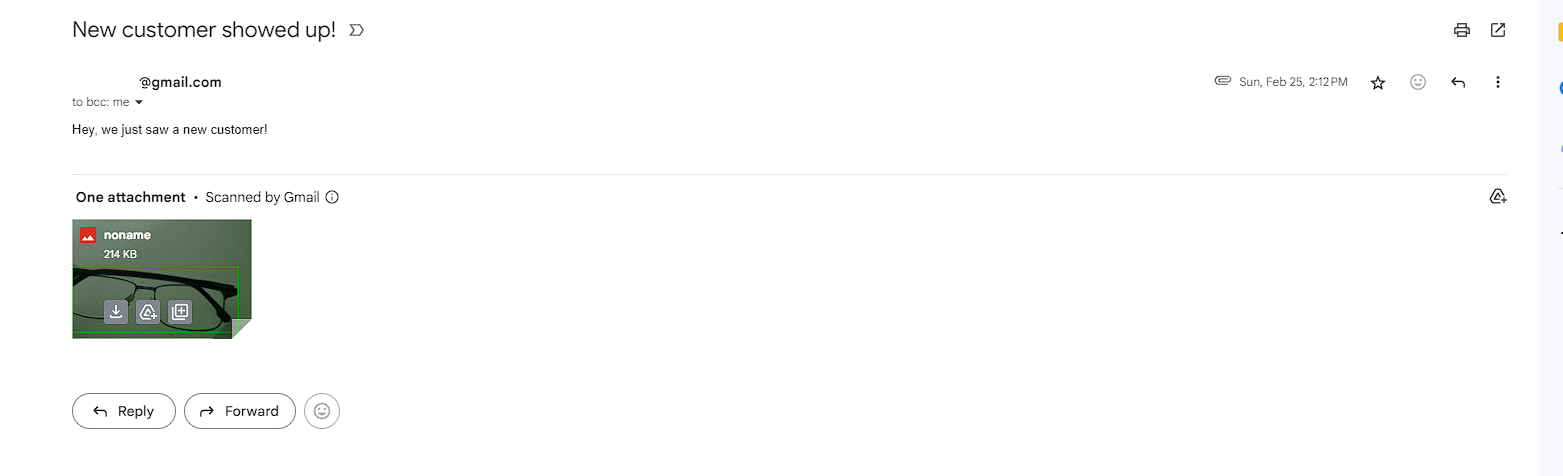
#> input picture webcam_movement_alert.PNG, 1563 x 476 px, given in place of the camera
$ python main.py
#> lines starting #> are read from the running program, lines starting #| are printed output that depends on the picture
import time
import cv2
import time
from emailing import send_email
import glob
import os
from threading import Thread

video = cv2.VideoCapture(1)
time.sleep(1)

first_frame = None
status_list = []
count = 1

def clean_folder():
    images = glob.glob("images/*.png")
    print("clean folder function started")
    for image in images:
        os.remove(image)
    print("clean folder function ended!")

while True:
    status = 0
    check, frame = video.read()
#> frame is the input picture: shape (476, 1563, 3); mean B, G, R 248.8, 249.3, 248.8
    gray_frame = cv2.cvtColor(frame, cv2.COLOR_BGRA2GRAY)
    gray_frame_gau = cv2.GaussianBlur(gray_frame, (21, 21), 0)  # amount of blurness
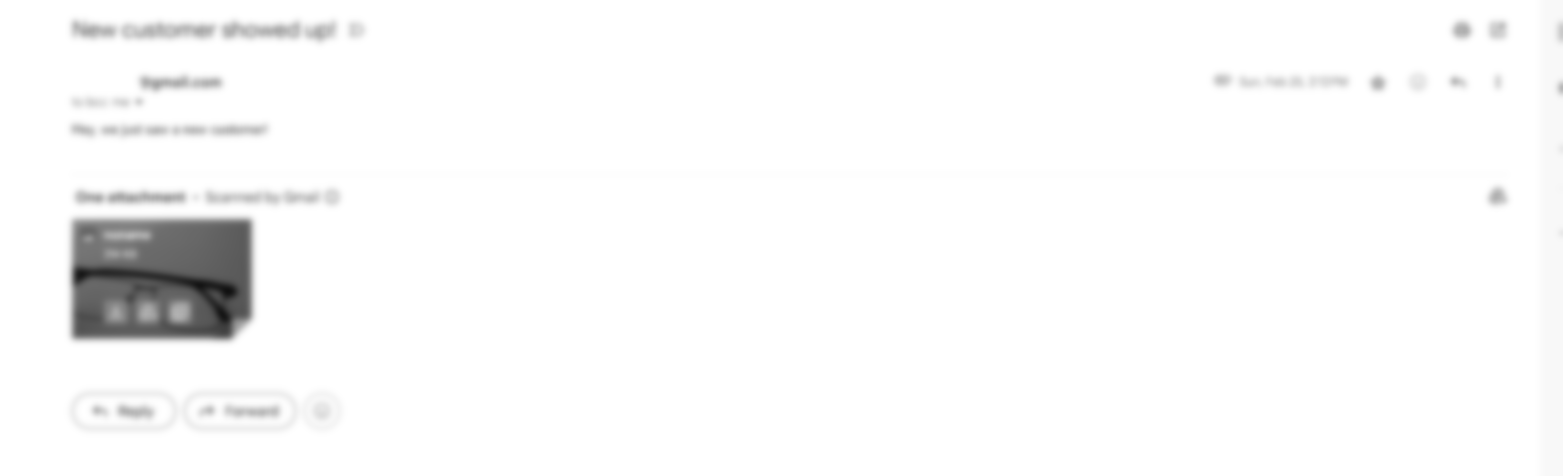
#> gray_frame_gau: shape (476, 1563); min 17, max 255, mean 249.1

    if first_frame is None:
        first_frame = gray_frame_gau

    delta_frame = cv2.absdiff(first_frame, gray_frame_gau)
#> delta_frame: shape (476, 1563); every value is 0

    thresh_frame = cv2.threshold(delta_frame, 65, 255, cv2.THRESH_BINARY)[1] # 30 is threshold
    dil_frame = cv2.dilate(thresh_frame, None, iterations=2)
    cv2.imshow("My video", dil_frame)

    contours, check = cv2.findContours(dil_frame, cv2.RETR_EXTERNAL, cv2.CHAIN_APPROX_SIMPLE)
#> contours = []; check = None

    for contour in contours:
        if cv2.contourArea(contour) < 5000: # 10000 pixels
            continue
        x, y, w, h = cv2.boundingRect(contour)
        rectangle = cv2.rectangle(frame, (x, y), (x+w, y+h), (0, 255, 0), 3)

        if rectangle.any():
            status = 1
            cv2.imwrite(f"images/{count}.png", frame) # to store images
            count += 1
            all_images = glob.glob("images/*.png")
            index = int(len(all_images)/2)
            image_with_object = all_images[index]

    status_list.append(status)
    status_list=status_list[-2:]

    if status_list[0] == 1 and status_list[1] == 0:
        email_thread = Thread(target=send_email, args=(image_with_object, ))
        email_thread.daemon = True
        clean_thread = Thread(target=clean_folder)
        clean_thread.daemon = True
        email_thread.start()

    print(status_list)

    cv2.imshow("Video", frame)
    key = cv2.waitKey(1)
#> (key q is pressed here)

    if key == ord("q"):
        break


video.release()

#> (the run stopped early here; a loop or call above may not have finished)
